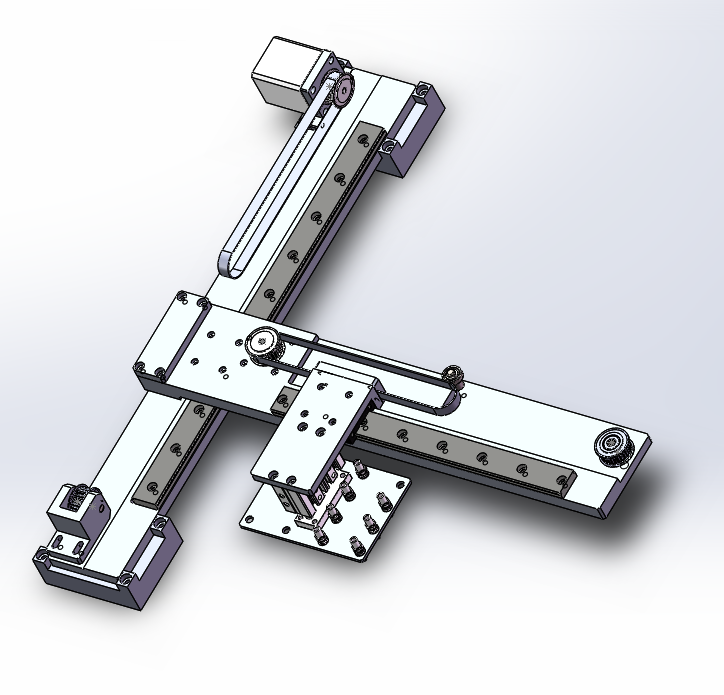
//> input picture opencvstudy/7-2/7-2/7-2/1.jpg, 724 x 695 px
$ ./main   (built with g++ and OpenCV 4)
//> lines starting //> are read from the running program, lines starting //| are printed output that depends on the picture
#include<opencv2/opencv.hpp>
#include<opencv2/highgui/highgui.hpp>
#include<opencv2/imgproc/imgproc.hpp>
using namespace cv;

int main()
{
	Mat grad_x, grad_y;
	Mat abs_grad_x, abs_grad_y, dst;

	Mat src = imread("1.jpg");
//> src is the input picture: 695 rows x 724 cols, CV_8UC3; mean B, G, R 221, 217.3, 215.4
	imshow("origin sobel check",src);

	Sobel(src, grad_x, CV_16S, 1, 0, 3, 1, 1, BORDER_DEFAULT);
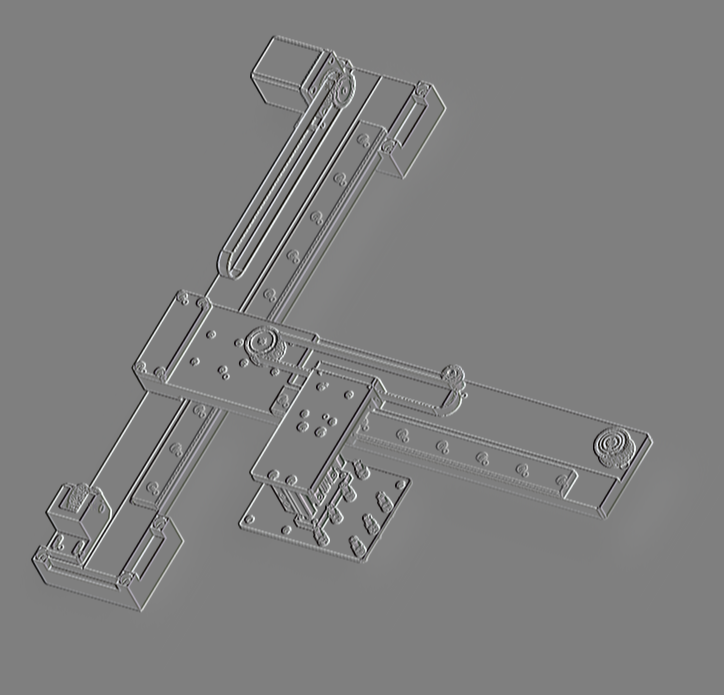
//> grad_x: 695 rows x 724 cols, CV_16SC3; mean B, G, R 0.9, 0.8, 0.8; drawn with min black and max white
	convertScaleAbs(grad_x,abs_grad_x);
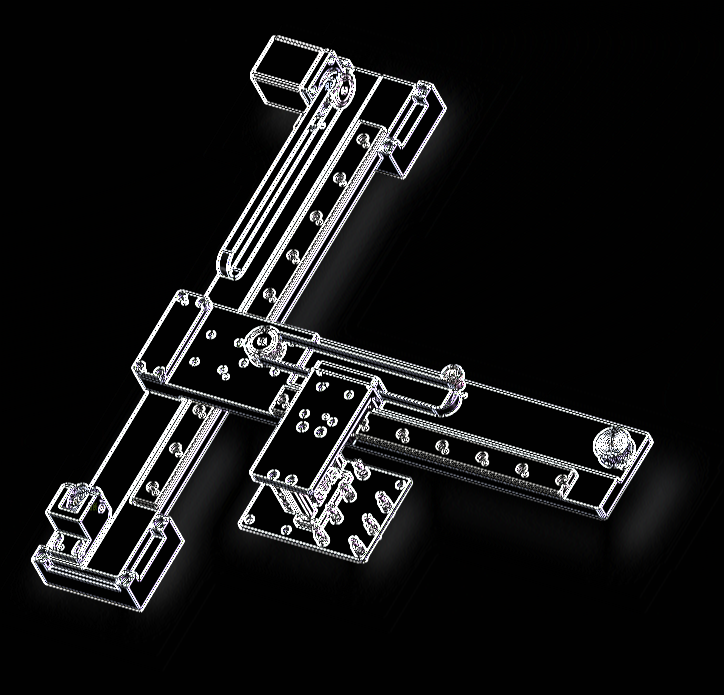
//> abs_grad_x: 695 rows x 724 cols, CV_8UC3; mean B, G, R 21.1, 20.7, 20.7
	imshow("origin X Sobel",abs_grad_x);

	Sobel(src, grad_y, CV_16S, 0, 1, 3, 1, 1, BORDER_DEFAULT);
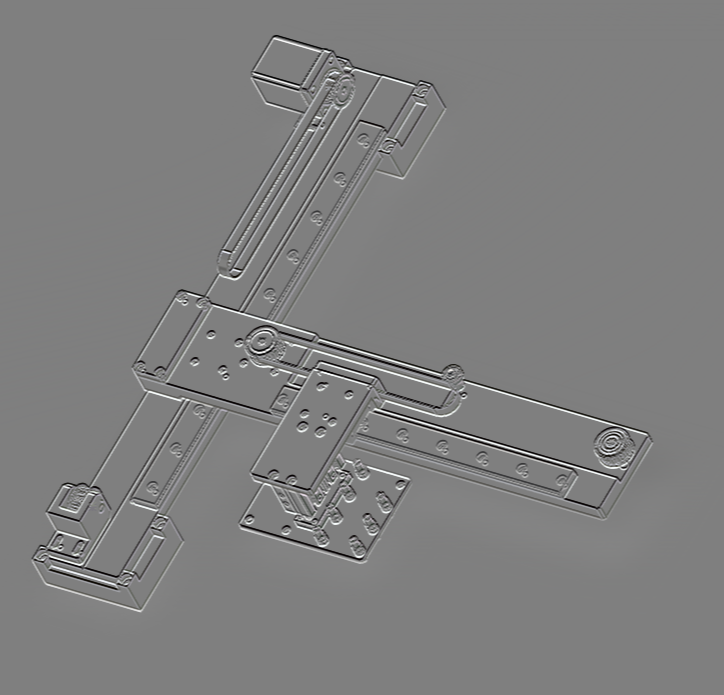
//> grad_y: 695 rows x 724 cols, CV_16SC3; mean B, G, R 1, 1.1, 1.1; drawn with min black and max white
	convertScaleAbs(grad_x,abs_grad_y);
	imshow("origin Y Sobel",abs_grad_y);

	addWeighted(abs_grad_x,0.5,abs_grad_y,0.5,0,dst);
	imshow("origin all Sobel",dst);

	waitKey(0);
	return 0;
}
